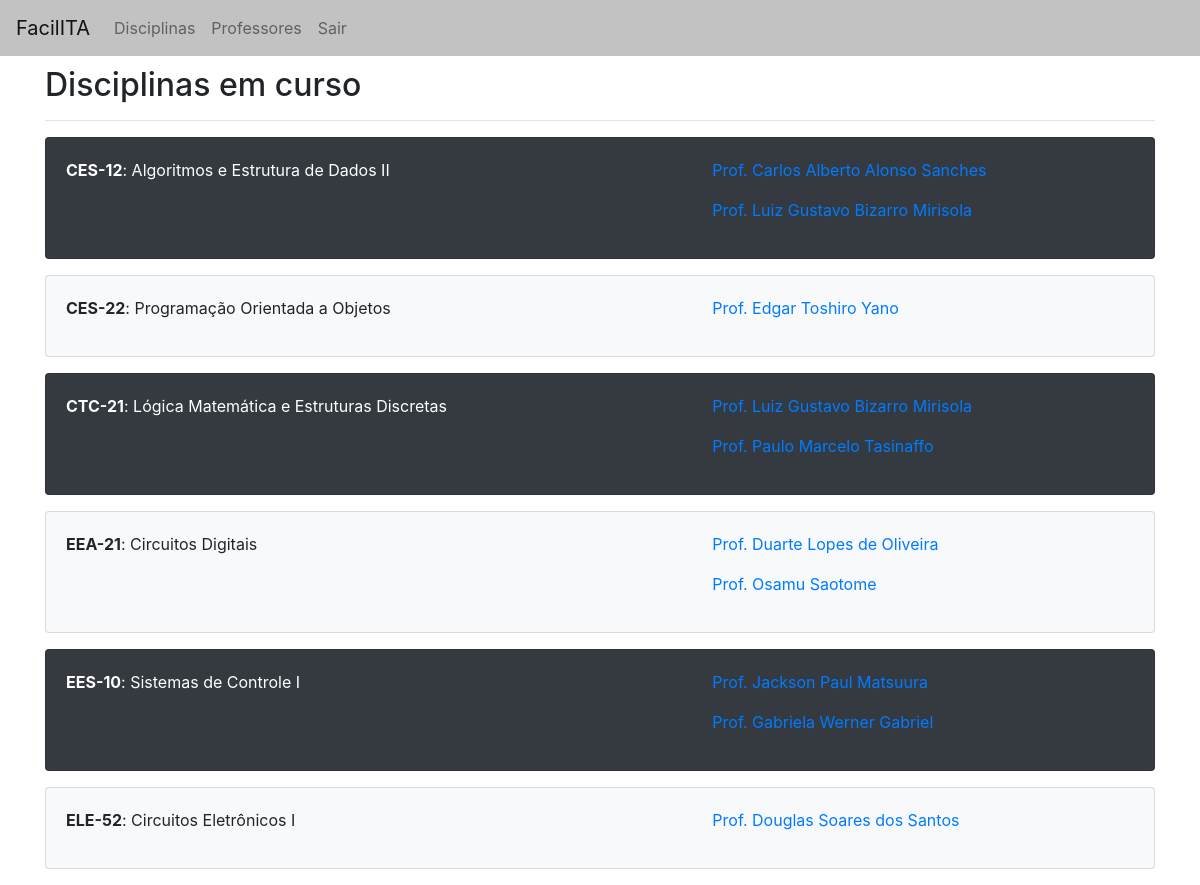
/subjects (signed in), run on the app's committed database.
### application/models.py (models this page shows, shortened)
class Subject(db.Model):
    id = db.Column(db.Integer, primary_key=True)
    code = db.Column(db.String(20), unique=True, nullable=False)
    name = db.Column(db.String(120), nullable=False)
    teachers = db.relationship('Teacher', secondary=subjectTeacherAssociation, backref=db.backref('subjects', lazy = 'dynamic'))
    classITA = db.Column(db.String(20), nullable=False)

class Teacher(db.Model):
    id = db.Column(db.Integer, primary_key=True)
    routeIdentifier = db.Column(db.String(50), unique = True, nullable=False)
    name = db.Column(db.String(120), nullable=False)
    email = db.Column(db.String(120), nullable=False)
    room = db.Column(db.String(120), nullable=False)
    ramal = db.Column(db.Integer, nullable=False)

### application/routes.py (the view)
@app.route("/")
@app.route("/home")
@app.route("/subjects")
def home():
    if current_user.is_authenticated:
        subjects = Subject.query.filter_by(classITA=current_user.classITA).order_by(Subject.code).all()
        return render_template('subjects.html', subjects=subjects)
    else:
        return redirect(url_for('login'))

### application/models.py (called while the page is built)
@login_manager.user_loader
def load_user(user_id):
    return User.query.get(int(user_id))

### application/templates/subjects.html (shortened to what this page needs)
<!DOCTYPE html>
<html>
<head>
    <html lang="pt-br">
    <link rel="stylesheet" type="text/css" href="{{ url_for('static', filename='css/bootstrap.min.css') }}">
</head>
<body>
    <div class="navbar-header">
        <nav class="navbar navbar-expand-lg navbar-light" style="background-color: #C3C2C2;">
          <a class="navbar-brand" href="{{ url_for('home') }}">FacilITA</a>
          <div class="collapse navbar-collapse" id="navbarNav">
            <div class="navbar-nav">
              {% if current_user.is_authenticated %}
                <a class="nav-item nav-link" href="{{ url_for('home') }}">Disciplinas</a>
                <a class="nav-item nav-link" href="{{ url_for('teacher') }}">Professores</a>
                <a class="nav-item nav-link" href="{{ url_for('logout') }}">Sair</a>
              {% endif %}
            </div>
          </div>
        </nav>
    </div>
    <main role="main" class="container" style="margin-top: 10px;">
    <h2>Disciplinas em curso</h2>
    <hr width="100%">
    {% for subject in subjects %}
      {% if (loop.index)%2 == 0 %}
        <div class="card text-black bg-light mb-3" style="max-width: 1200px;">
          <div class="row no-gutters">
            <div class="col-md-7">
              <div class="row no-gutters">
              <div class="card-body">
                <p class="card-text"><strong>{{subject.code}}</strong>: {{subject.name}}</p>
              </div>
              </div>
            </div>
            <div class="col-md-5">
              <div class="card-body">
                {% for teacher in subject.teachers %}
                    {% set displayName = "Prof. " + teacher.name %}
                    <p><a href="{{ url_for('teacher', routeIdentifier=teacher.routeIdentifier) }}" class="card-text">{{displayName}}</a></p>
                {% endfor %}
              </div>
            </div>
          </div>
        </div>
      {% else %}
        <div class="card text-white bg-dark mb-3" style="max-width: 1200px;">
          <div class="row no-gutters">
            <div class="col-md-7">
              <div class="row no-gutters">
              <div class="card-body">
                <p class="card-text"><strong>{{subject.code}}</strong>: {{subject.name}}</p>
              </div>
              </div>
            </div>
            <div class="col-md-5">
              <div class="card-body">
                {% for teacher in subject.teachers %}
                    {% set displayName = "Prof. " + teacher.name %}
                    <p><a href="{{ url_for('teacher', routeIdentifier=teacher.routeIdentifier) }}" class="card-text">{{displayName}}</a></p>
                {% endfor %}
              </div>
            </div>
          </div>
        </div>
      {% endif %}
  {% endfor %}
    </main>
</body>
</html>

### data on the page
Subject: code "CES-12", name "Algoritmos e Estrutura de Dados II"
Teacher: displayName "Prof. Carlos Alberto Alonso Sanches"
Teacher: displayName "Prof. Luiz Gustavo Bizarro Mirisola"
Subject: code "CES-22", name "Programação Orientada a Objetos"
Teacher: displayName "Prof. Edgar Toshiro Yano"
Subject: code "CTC-21", name "Lógica Matemática e Estruturas Discretas"
Teacher: displayName "Prof. Paulo Marcelo Tasinaffo"
Subject: code "EEA-21", name "Circuitos Digitais"
Teacher: displayName "Prof. Duarte Lopes de Oliveira"
Teacher: displayName "Prof. Osamu Saotome"
Subject: code "EES-10", name "Sistemas de Controle I"
Teacher: displayName "Prof. Jackson Paul Matsuura"
Teacher: displayName "Prof. Gabriela Werner Gabriel"
Subject: code "ELE-52", name "Circuitos Eletrônicos I"
Teacher: displayName "Prof. Douglas Soares dos Santos"
